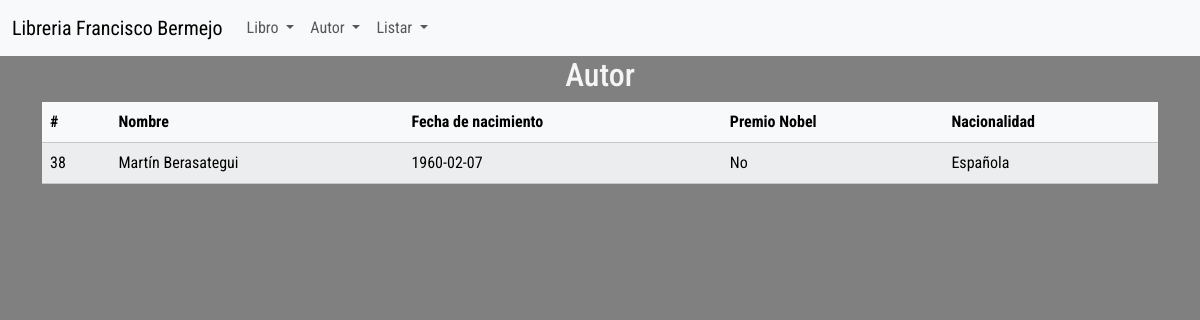
Screenshot of /procesar_lista_autor_por_libro.php?lstAutoresForLibros=38 with the database file from the repository.
### tables this page shows
CREATE TABLE `author` (
  `authorId` int NOT NULL,
  `authorNname` varchar(70) NOT NULL,
  `authorBirhdate` date NOT NULL,
  `authorPremio` tinyint(1) NOT NULL,
  `authorNacionalidad` varchar(50) NOT NULL
);

### procesar_lista_autor_por_libro.php (the view, shortened to what this page needs)
<?php
$conexion = obtenerConexion();
$libro = $_GET['lstAutoresForLibros'];
$sql = "SELECT authorId,authorNname,authorBirhdate,authorPremio,authorNacionalidad FROM author  WHERE author.authorId IN ( SELECT booksIdAutor FROM books WHERE bookId = $libro )";
$resultado = mysqli_query($conexion, $sql);
$mensaje  = "<div class='container'>";
$mensaje .= "<h2 class='text-center'>Autor</h2>";
$mensaje .= "<table class='table table-striped table-light'>";
$mensaje .= "<thead><tr><th>#</th><th>Nombre</th><th>Fecha de nacimiento</th><th>Premio Nobel</th><th>Nacionalidad</th></tr></thead>";
$mensaje .= "<tbody>";
while ($fila = mysqli_fetch_assoc($resultado)) {
if ($fila['authorPremio'] == 1 ){
    $premio = "Sí";
}else {
    $premio = "No";
}
    $mensaje .= "<tr><td>" . $fila['authorId'] . "</td>";
    $mensaje .= "<td>" . $fila['authorNname'] . "</td>";
    $mensaje .= "<td>" . $fila['authorBirhdate'] . "</td>";
    $mensaje .= "<td>" . $premio . "</td>";
    $mensaje .= "<td>" . $fila['authorNacionalidad'] . "</td></tr>";
}
$mensaje .= "</tbody></table></div>";
echo $mensaje;

### CSS/style.css (style rules this page uses)
* { font-family: 'Roboto Condensed', sans-serif; }
:root { --bs-navbar-bg: #8494af; }
body { background-color: grey; color: whitesmoke; }

### rows the page displays
author: authorId "38", authorNname "Martín Berasategui", authorBirhdate "1960-02-07", authorPremio "No", authorNacionalidad "Española"
